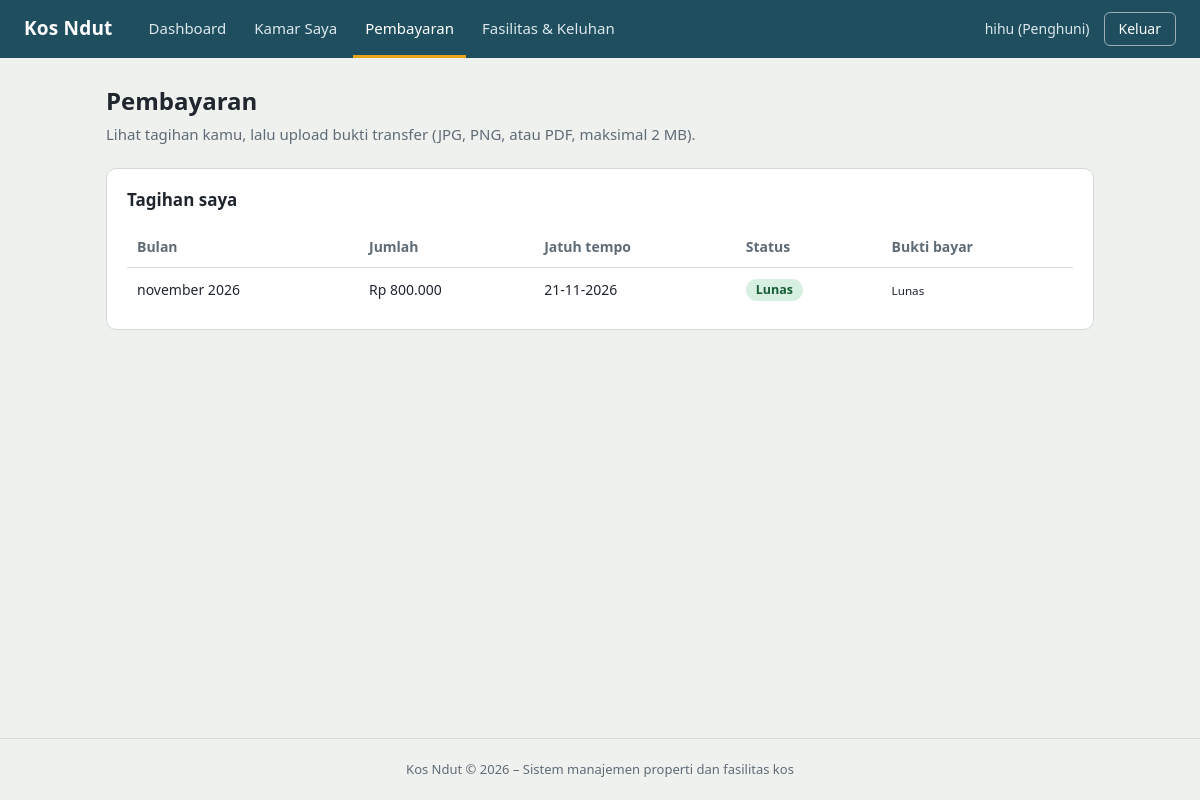
Screenshot of /user/pembayaran.php (signed in) with the database file from the repository.
### tables this page shows
CREATE TABLE `payments` (
  `id` int(11) NOT NULL,
  `rental_id` int(11) NOT NULL,
  `bulan` varchar(20) NOT NULL,
  `jumlah` int(11) NOT NULL,
  `jatuh_tempo` date DEFAULT NULL,
  `catatan_admin` text DEFAULT NULL,
  `tanggal_bayar` date DEFAULT NULL,
  `bukti` varchar(255) DEFAULT NULL,
  `status` enum('belum_bayar','menunggu','lunas','telat','ditolak') NOT NULL DEFAULT 'belum_bayar'
);

### user/pembayaran.php (the view, shortened to what this page needs)
<?php
include "../includes/koneksi.php";
$id_penghuni = isset($_SESSION['id_penghuni']) ? $_SESSION['id_penghuni'] : 0;
$cari = mysqli_prepare($koneksi, "SELECT payments.id, payments.bulan, payments.jumlah, payments.jatuh_tempo, payments.tanggal_bayar,
                                         payments.status, payments.catatan_admin,
                                         (payments.jatuh_tempo < CURDATE() AND payments.status = 'belum_bayar') AS telat
                                  FROM payments
                                  JOIN rentals ON payments.rental_id = rentals.id
                                  WHERE rentals.tenant_id = ?
                                  ORDER BY payments.jatuh_tempo DESC");
mysqli_stmt_bind_param($cari, "i", $id_penghuni);
mysqli_stmt_execute($cari);
$daftar = mysqli_stmt_get_result($cari);
include "../includes/header.php";
?>
<h1>Pembayaran</h1>
<p class="keterangan">Lihat tagihan kamu, lalu upload bukti transfer (JPG, PNG, atau PDF, maksimal 2 MB).</p>
<div class="panel">
    <h2>Tagihan saya</h2>
    <?php if (mysqli_num_rows($daftar) == 0) { ?>
        <p class="kosong">Belum ada tagihan.</p>
    <?php } else { ?>
        <div class="bungkus-tabel">
            <table>
                <tr><th>Bulan</th><th>Jumlah</th><th>Jatuh tempo</th><th>Status</th><th>Bukti bayar</th></tr>
                <?php while ($p = mysqli_fetch_assoc($daftar)) { ?>
                    <tr>
                        <td><?php echo htmlspecialchars($p['bulan']); ?></td>
                        <td>Rp <?php echo number_format($p['jumlah'], 0, ',', '.'); ?></td>
                        <td><?php echo $p['jatuh_tempo'] ? date("d-m-Y", strtotime($p['jatuh_tempo'])) : '-'; ?></td>
                        <td>
                            <?php $kelas = ($p['telat'] == 1) ? 'telat' : $p['status']; ?>
                            <span class="lencana lencana-<?php echo $kelas; ?>"><?php echo ucfirst(str_replace('_', ' ', $kelas)); ?></span>
                        </td>
                        <td>
                            <?php if ($p['status'] == 'belum_bayar' || $p['status'] == 'ditolak') { ?>
                                <form method="POST" enctype="multipart/form-data" style="display:flex; gap:6px; align-items:center; flex-wrap:wrap;">
                                    <input type="hidden" name="id" value="<?php echo $p['id']; ?>">
                                    <input type="file" name="bukti" accept=".jpg,.jpeg,.png,.pdf" required>
                                    <button type="submit" name="upload" class="tombol-utama" style="width:auto; margin:0; padding:7px 14px;">Kirim bukti</button>
                                </form>
                            <?php } elseif ($p['status'] == 'menunggu') { ?>
                                <small>Terkirim <?php echo date("d-m-Y", strtotime($p['tanggal_bayar'])); ?>, menunggu dicek admin</small>
                            <?php } else { ?>
                                <small>Lunas</small>
                            <?php } ?>
                        </td>
                    </tr>
                <?php } ?>
            </table>
        </div>
    <?php } ?>
</div>
<?php include "../includes/footer.php"; ?>

### assets/css/style.css (style rules this page uses)
:root { --warna-utama: #1f4e5f; --warna-utama-gelap: #163a47; --warna-aksen: #e8a317; --warna-latar: #eef1ee; --warna-panel: #ffffff; --warna-teks: #20262e; --warna-teks-redup: #5f6b76; --warna-garis: #d3d9d3; --warna-bahaya: #b3261e; --warna-sukses: #1e7a46; --bayangan-angkat: 0 8px 20px rgba(31, 78, 95, 0.16); }
* { box-sizing: border-box; }
body { margin: 0; font-family: "Segoe UI", system-ui, Arial, sans-serif; font-size: 15px; line-height: 1.55; color: var(--warna-teks); background: var(--warna-latar); }
h1 { font-size: 24px; margin: 0 0 4px; }
h2 { font-size: 17px; margin: 0 0 12px; }
.keterangan { margin: 0 0 22px; color: var(--warna-teks-redup); }
.panel { background: var(--warna-panel); border: 1px solid var(--warna-garis); border-radius: 10px; padding: 18px 20px; margin-bottom: 20px; }
.bungkus-tabel { overflow-x: auto; }
table { width: 100%; border-collapse: collapse; font-size: 14px; }
th, td { text-align: left; padding: 10px 10px; border-bottom: 1px solid var(--warna-garis); }
th { font-weight: 600; color: var(--warna-teks-redup); }
tr:last-child td { border-bottom: none; }
.lencana { display: inline-block; padding: 1px 10px; border-radius: 20px; font-size: 12.5px; font-weight: 600; }
.lencana-selesai, .lencana-lunas { background: #d7efe0; color: #165c35; }
html { scroll-behavior: smooth; }

### rows the page displays
payments: bulan "november 2026", jumlah "800.000", jatuh_tempo "21-11-2026", kelas "Lunas", status "Lunas"

### other values shown
$menu[0] "Dashboard"
$menu[0] "Kamar Saya"
$menu[0] "Pembayaran"
$menu[0] "Fasilitas & Keluhan"
$_SESSION['nama'] "hihu"
$tulisan_peran "Penghuni"
